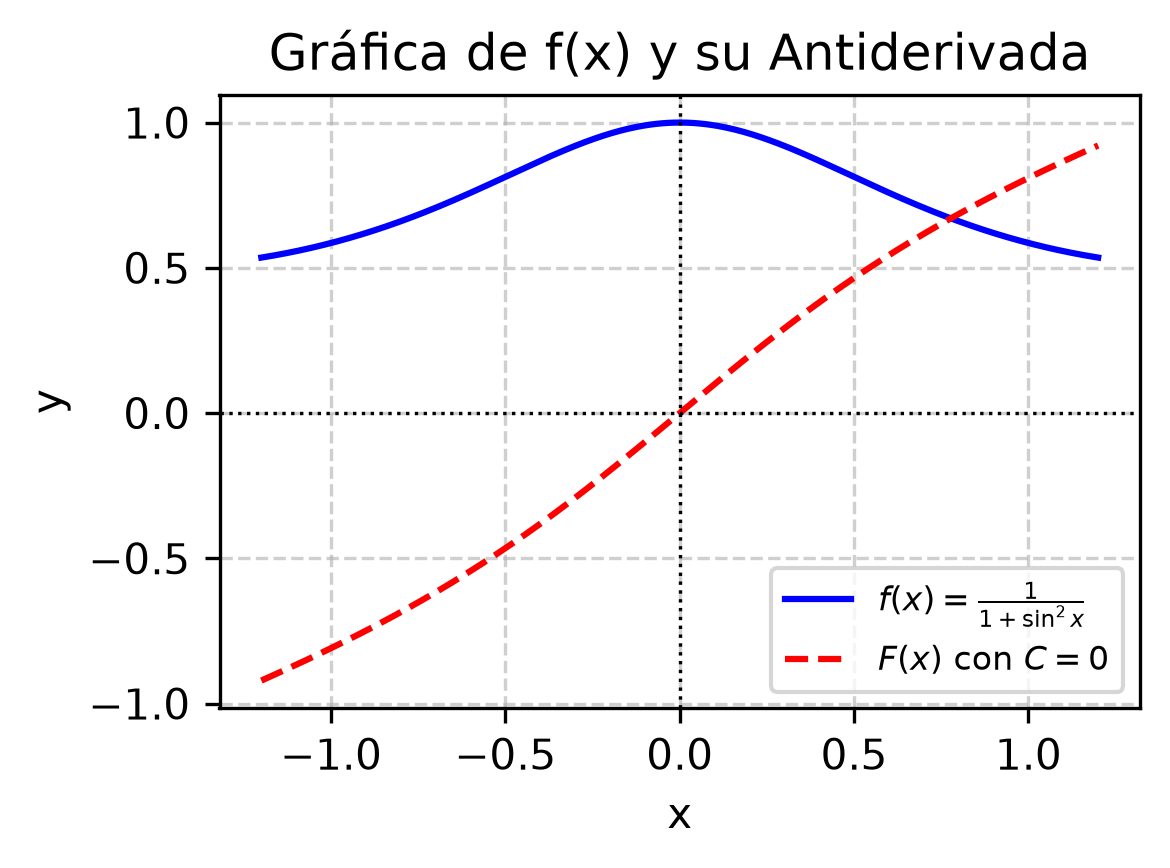

Write the Python code that produced this figure.
import matplotlib
matplotlib.use('Agg')
import numpy as np
import matplotlib.pyplot as plt

# Definir el dominio de la función, evitando las asíntotas y discontinuidades
x = np.linspace(-1.2, 1.2, 400)

# Definir la función integrando f(x)
f = 1.0 / (1.0 + np.sin(x)**2)

# Definir la antiderivada F(x) con C = 0
F = (np.sqrt(2) / 2.0) * np.arctan(np.sqrt(2) * np.tan(x))

plt.figure(figsize=(4, 3))
plt.plot(x, f, label=r'$f(x) = \frac{1}{1 + \sin^2 x}$', color='blue')
plt.plot(x, F, label=r'$F(x)$ con $C=0$', color='red', linestyle='--')

plt.title('Gráfica de f(x) y su Antiderivada')
plt.xlabel('x')
plt.ylabel('y')
plt.axhline(0, color='black', linewidth=0.8, linestyle=':')
plt.axvline(0, color='black', linewidth=0.8, linestyle=':')
plt.grid(True, linestyle='--', alpha=0.6)
plt.legend(fontsize=8)
plt.tight_layout()

plt.savefig(r'semana_04/graficas/SEM04_P26_grafica.png', dpi=300, bbox_inches='tight')
plt.close()
